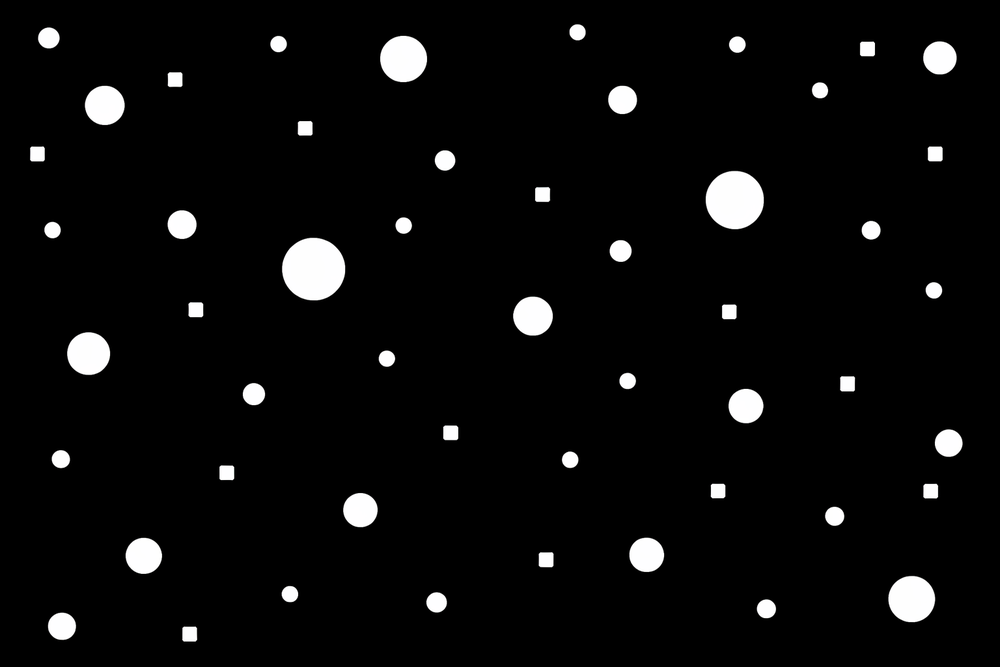
#> input picture img/Conexos.png, 1000 x 667 px, shrunk from 1536 x 1024 before the run; its folder holds only this picture in this run
$ python mostrar_todas_operaciones.py
#> lines starting #> are read from the running program, lines starting #| are printed output that depends on the picture
"""
Programa para visualizar todas las operaciones morfológicas
aplicadas a todas las imágenes de la carpeta img/
"""

import cv2
import numpy as np
import matplotlib.pyplot as plt
import os
from pathlib import Path


def crear_kernel(size=5):
    """Crea un kernel rectangular"""
    if size % 2 == 0:
        size += 1
    return np.ones((size, size), np.uint8)


def aplicar_todas_operaciones(imagen, kernel_size=5):
    """Aplica todas las operaciones morfológicas a una imagen"""
    kernel = crear_kernel(kernel_size)
    kernel_pequeno = np.ones((3, 3), np.uint8)

    resultados = {}

    # Operaciones básicas
    resultados['Original'] = imagen
    resultados['Erosion'] = cv2.erode(imagen, kernel)
    resultados['Dilatacion'] = cv2.dilate(imagen, kernel)
    resultados['Apertura'] = cv2.morphologyEx(imagen, cv2.MORPH_OPEN, kernel)
    resultados['Cierre'] = cv2.morphologyEx(imagen, cv2.MORPH_CLOSE, kernel)

    # Frontera
    erosion = cv2.erode(imagen, kernel)
    resultados['Frontera'] = cv2.subtract(imagen, erosion)

    # Adelgazamiento
    resultado = imagen.copy()
    erosion = cv2.erode(resultado, kernel_pequeno)
    temp = cv2.dilate(erosion, kernel_pequeno)
    temp = cv2.subtract(resultado, temp)
    resultados['Adelgazamiento'] = erosion

    # Hit-or-Miss
    hit = cv2.erode(imagen, kernel_pequeno)
    miss = cv2.erode(cv2.bitwise_not(imagen), kernel_pequeno)
    resultados['Hit-or-Miss'] = cv2.bitwise_and(hit, miss)

    # Esqueleto
    skeleton = np.zeros(imagen.shape, np.uint8)
    temp = imagen.copy()
    max_iteraciones = 100  # Límite de iteraciones para evitar bucles infinitos
    iteracion = 0

    while iteracion < max_iteraciones:
        eroded = cv2.erode(temp, kernel_pequeno)
        opened = cv2.morphologyEx(eroded, cv2.MORPH_OPEN, kernel_pequeno)
        subset = cv2.subtract(eroded, opened)
        skeleton = cv2.bitwise_or(skeleton, subset)
        temp = eroded.copy()

        if cv2.countNonZero(temp) == 0:
            break
        iteracion += 1

    resultados['Esqueleto'] = skeleton

    # Gradientes
    dilatacion = cv2.dilate(imagen, kernel)
    erosion = cv2.erode(imagen, kernel)
    resultados['Grad. Simetrico'] = cv2.subtract(dilatacion, erosion)
    resultados['Grad. Externo'] = cv2.subtract(dilatacion, imagen)
    resultados['Grad. Interno'] = cv2.subtract(imagen, erosion)

    # Top Hat y Black Hat
    resultados['Top Hat'] = cv2.morphologyEx(imagen, cv2.MORPH_TOPHAT, kernel)
    resultados['Black Hat'] = cv2.morphologyEx(imagen, cv2.MORPH_BLACKHAT, kernel)

    # Filtro combinado
    apertura = cv2.morphologyEx(imagen, cv2.MORPH_OPEN, kernel)
    resultados['Filtro Combinado'] = cv2.morphologyEx(apertura, cv2.MORPH_CLOSE, kernel)

    return resultados


def visualizar_imagen_completa(ruta_imagen, kernel_size=5):
    """Visualiza una imagen con todas sus operaciones morfológicas"""
    try:
        # Cargar imagen
        imagen = cv2.imread(ruta_imagen, cv2.IMREAD_GRAYSCALE)

        if imagen is None:
            print(f"Error al cargar: {ruta_imagen}")
            return None

        # Detectar tipo de imagen
        valores_unicos = np.unique(imagen)
        tipo = "BINARIA" if len(valores_unicos) <= 2 else "GRISES"

        # Aplicar operaciones
        resultados = aplicar_todas_operaciones(imagen, kernel_size)

        # Crear figura con subplots
        num_ops = len(resultados)
        cols = 4
        rows = (num_ops + cols - 1) // cols

        fig, axes = plt.subplots(rows, cols, figsize=(16, rows * 3.5))
        fig.suptitle(f'{os.path.basename(ruta_imagen)} - [{tipo}] - Kernel: {kernel_size}x{kernel_size}',
                     fontsize=16, fontweight='bold')

        # Aplanar el array de axes para iterar fácilmente
        axes_flat = axes.flatten() if rows > 1 else axes

        # Mostrar cada operación
        for idx, (nombre, resultado) in enumerate(resultados.items()):
            ax = axes_flat[idx]
            ax.imshow(resultado, cmap='gray', vmin=0, vmax=255)

            # Color según el tipo de operación
            if nombre == 'Original':
                color = 'black'
                weight = 'bold'
            elif 'Grad' in nombre:
                color = 'red'
                weight = 'normal'
            elif nombre in ['Top Hat', 'Black Hat']:
                color = 'purple'
                weight = 'normal'
            else:
                color = 'blue'
                weight = 'normal'

            ax.set_title(nombre, fontsize=10, fontweight=weight, color=color)
            ax.axis('off')

        # Ocultar axes sobrantes
        for idx in range(num_ops, len(axes_flat)):
            axes_flat[idx].axis('off')

        plt.tight_layout()
        return fig

    except Exception as e:
        print(f"ERROR al procesar {ruta_imagen}: {str(e)}")
        import traceback
        traceback.print_exc()
        return None


def procesar_todas_imagenes(carpeta='img', kernel_size=5, guardar=False):
    """Procesa todas las imágenes de una carpeta"""
    # Buscar todas las imágenes
    extensiones = ['*.png', '*.jpg', '*.jpeg', '*.bmp', '*.tiff']
    imagenes = []

    if not os.path.exists(carpeta):
        print(f"Error: La carpeta '{carpeta}' no existe")
        return

    for ext in extensiones:
        imagenes.extend(Path(carpeta).glob(ext))

    if not imagenes:
        print(f"No se encontraron imágenes en '{carpeta}'")
        return

    print(f"\n{'='*70}")
    print(f"PROCESANDO {len(imagenes)} IMAGENES DE LA CARPETA '{carpeta}'")
    print(f"Tamaño del kernel: {kernel_size}x{kernel_size}")
    print(f"{'='*70}\n")

    # Procesar cada imagen
    for idx, ruta_imagen in enumerate(sorted(imagenes), 1):
        print(f"\n[{idx}/{len(imagenes)}] Procesando: {ruta_imagen.name}")

        try:
            fig = visualizar_imagen_completa(str(ruta_imagen), kernel_size)

            if fig is None:
                print(f"    -> ERROR: No se pudo procesar la imagen, continuando...")
                continue

            if guardar:
                # Guardar la figura
                output_dir = 'resultados'
                os.makedirs(output_dir, exist_ok=True)
                nombre_salida = f"{output_dir}/{ruta_imagen.stem}_todas_operaciones.png"
                fig.savefig(nombre_salida, dpi=150, bbox_inches='tight')
                print(f"    -> Guardado en: {nombre_salida}")

            # Mostrar la figura y esperar a que se cierre
            print(f"    -> Mostrando figura... (cierre la ventana para continuar)")
            plt.show()  # Esto bloquea hasta que se cierre la ventana
            plt.close(fig)  # Asegurar que se cierra

        except KeyboardInterrupt:
            print("\n\n*** Programa interrumpido por el usuario ***")
            plt.close('all')
            break
        except Exception as e:
            print(f"    -> ERROR inesperado: {str(e)}")
            import traceback
            traceback.print_exc()
            plt.close('all')
            continue

    print(f"\n{'='*70}")
    print("PROCESAMIENTO COMPLETADO")
    print(f"{'='*70}\n")


def main():
    """Función principal"""
    import sys

    # Configuración
    carpeta = 'img'
    kernel_size = 5
    guardar = False

    # Procesar argumentos de línea de comandos (opcional)
    if len(sys.argv) > 1:
        carpeta = sys.argv[1]
    if len(sys.argv) > 2:
        kernel_size = int(sys.argv[2])
    if len(sys.argv) > 3:
        guardar = sys.argv[3].lower() in ['true', '1', 'si', 'yes']

    print("\n" + "="*70)
    print("VISUALIZADOR DE OPERACIONES MORFOLOGICAS")
    print("="*70)
    print(f"\nCarpeta: {carpeta}")
    print(f"Tamaño del kernel: {kernel_size}x{kernel_size}")
    print(f"Guardar resultados: {'Si' if guardar else 'No'}")

    # Procesar todas las imágenes
    procesar_todas_imagenes(carpeta, kernel_size, guardar)
#> in visualizar_imagen_completa, `valores_unicos = np.unique(imagen)`: valores_unicos = 256 values from 0 to 255
#> in visualizar_imagen_completa, `tipo = "BINARIA" if len(valores_unicos) <= 2 else "GRISES"`: tipo = 'GRISES'
#> in aplicar_todas_operaciones, `erosion = cv2.erode(imagen, kernel)`:
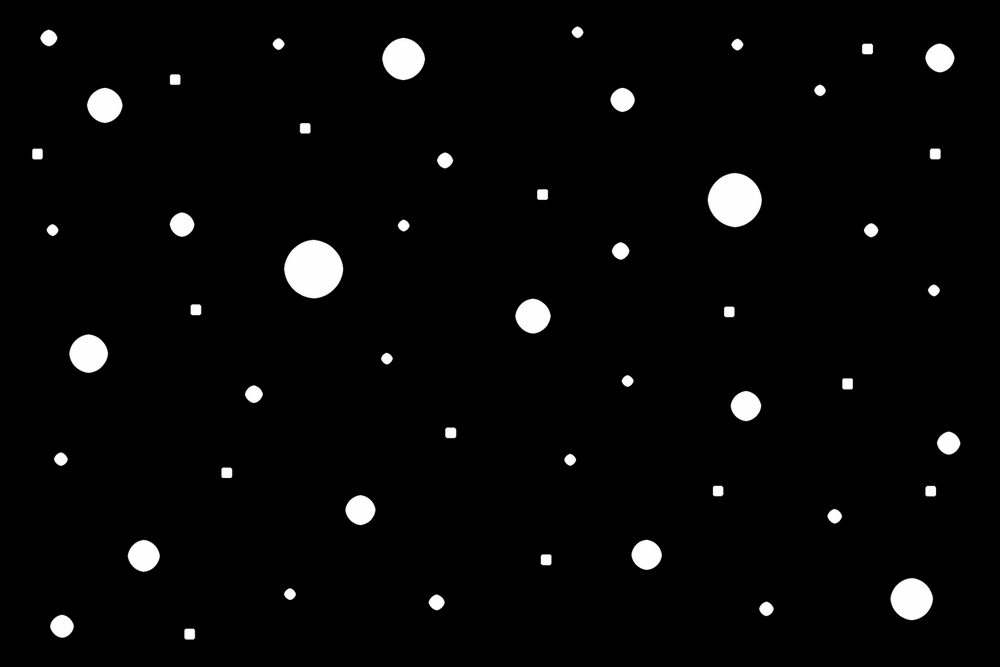
#> erosion: shape (667, 1000); min 0, max 254, mean 7.5
#> in aplicar_todas_operaciones, `temp = cv2.subtract(resultado, temp)`:
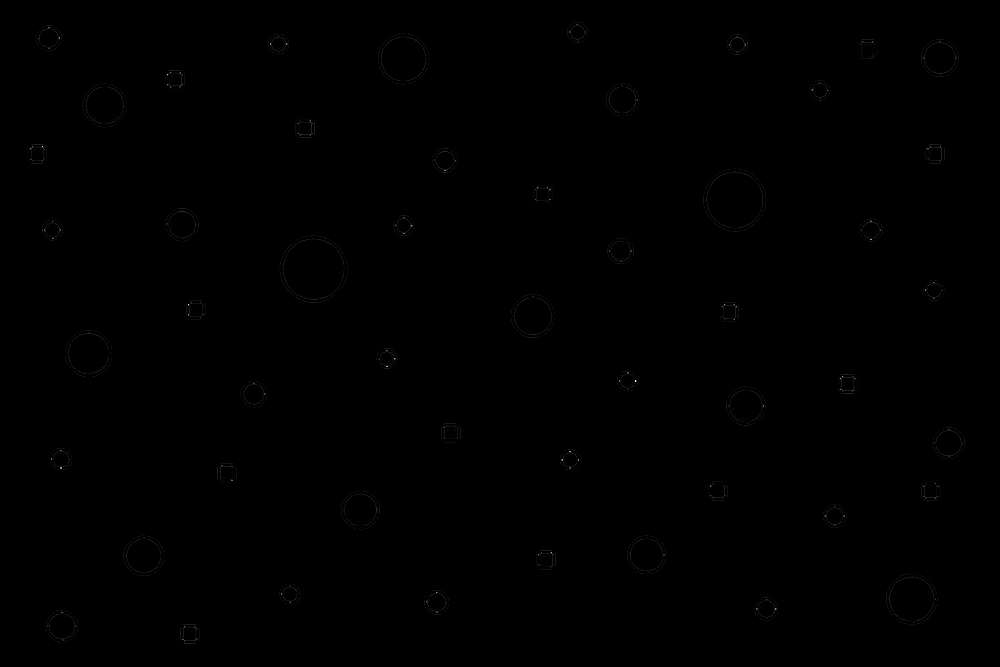
#> temp: shape (667, 1000); min 0, max 39, mean 0; drawn with min black and max white
#> in aplicar_todas_operaciones, `miss = cv2.erode(cv2.bitwise_not(imagen), kernel_pequeno)`:
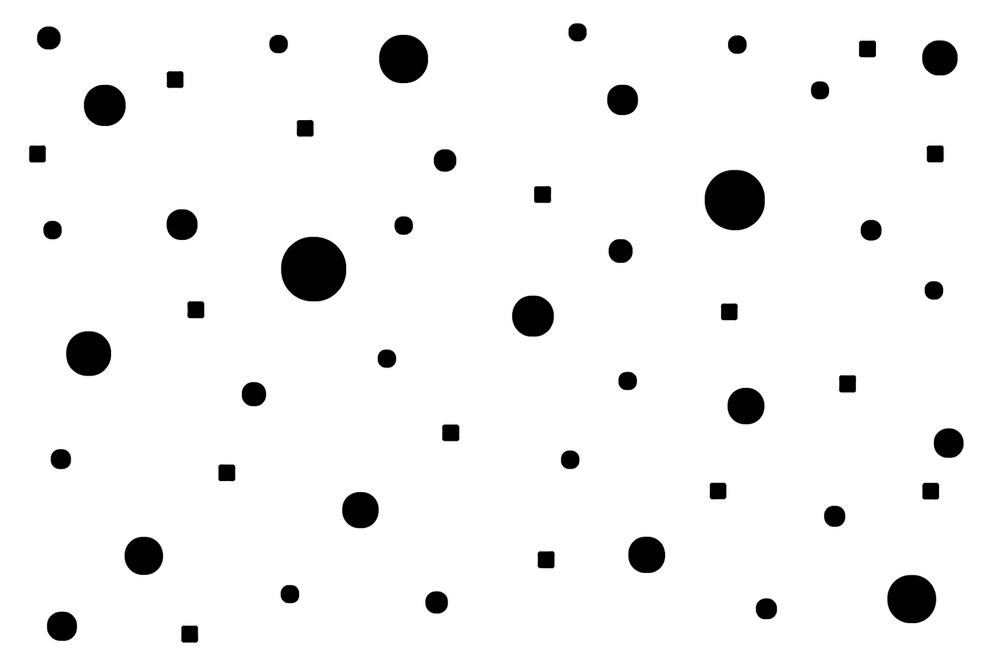
#> miss: shape (667, 1000); min 0, max 255, mean 242.1
#> after the loop in aplicar_todas_operaciones, `while iteracion < max_iteraciones:`: eroded: shape (667, 1000); every value is 0
#> after the loop in aplicar_todas_operaciones, `while iteracion < max_iteraciones:`: iteracion = 22
#> in aplicar_todas_operaciones, `dilatacion = cv2.dilate(imagen, kernel)`:
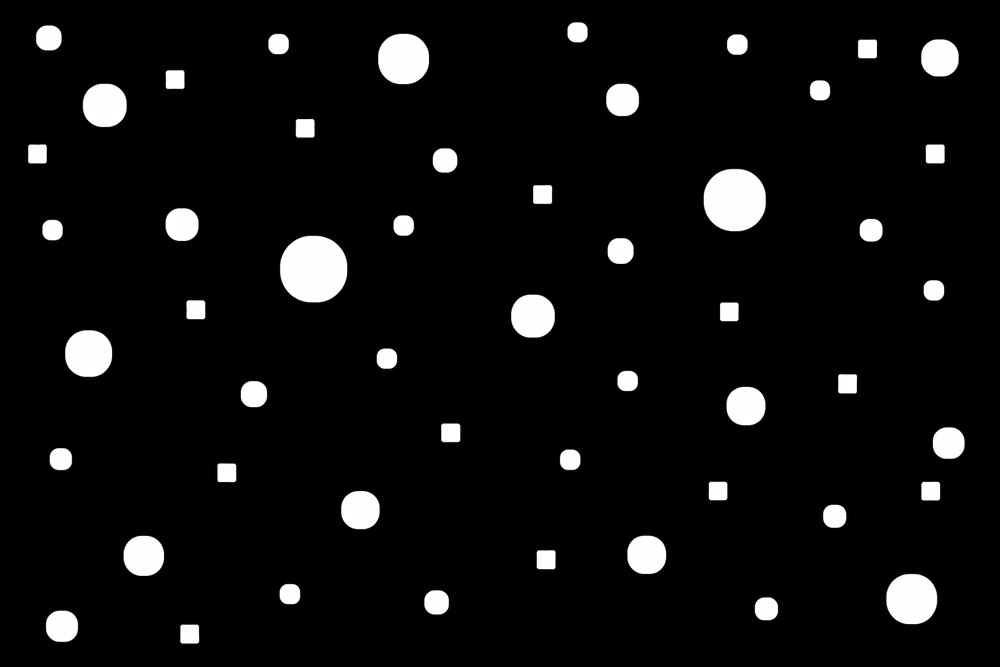
#> dilatacion: shape (667, 1000); min 0, max 255, mean 14.9
#> in visualizar_imagen_completa, `resultados = aplicar_todas_operaciones(imagen, kernel_size)`: resultados = 15 items
#> in visualizar_imagen_completa, `num_ops = len(resultados)`: num_ops = 15
#> in visualizar_imagen_completa, `rows = (num_ops + cols - 1) // cols`: rows = 4
#> the loop in visualizar_imagen_completa, `for idx, (nombre, resultado) in enumerate(resultados.items()):` made 15 passes
#> (nombre, color, weight) on passes 1 to 12: ('Original', 'black', 'bold'), ('Erosion', 'blue', 'normal'), ('Dilatacion', 'blue', 'normal'), ('Apertura', 'blue', 'normal'), ('Cierre', 'blue', 'normal'), ('Frontera', 'blue', 'normal'), ('Adelgazamiento', 'blue', 'normal'), ('Hit-or-Miss', 'blue', 'normal'), ('Esqueleto', 'blue', 'normal'), ('Grad. Simetrico', 'red', 'normal'), ('Grad. Externo', 'red', 'normal'), ('Grad. Interno', 'red', 'normal')
#> the loop in visualizar_imagen_completa, `for idx in range(num_ops, len(axes_flat)):` made 1 pass
#> idx on pass 1: 15
#> in procesar_todas_imagenes, `plt.show()`:
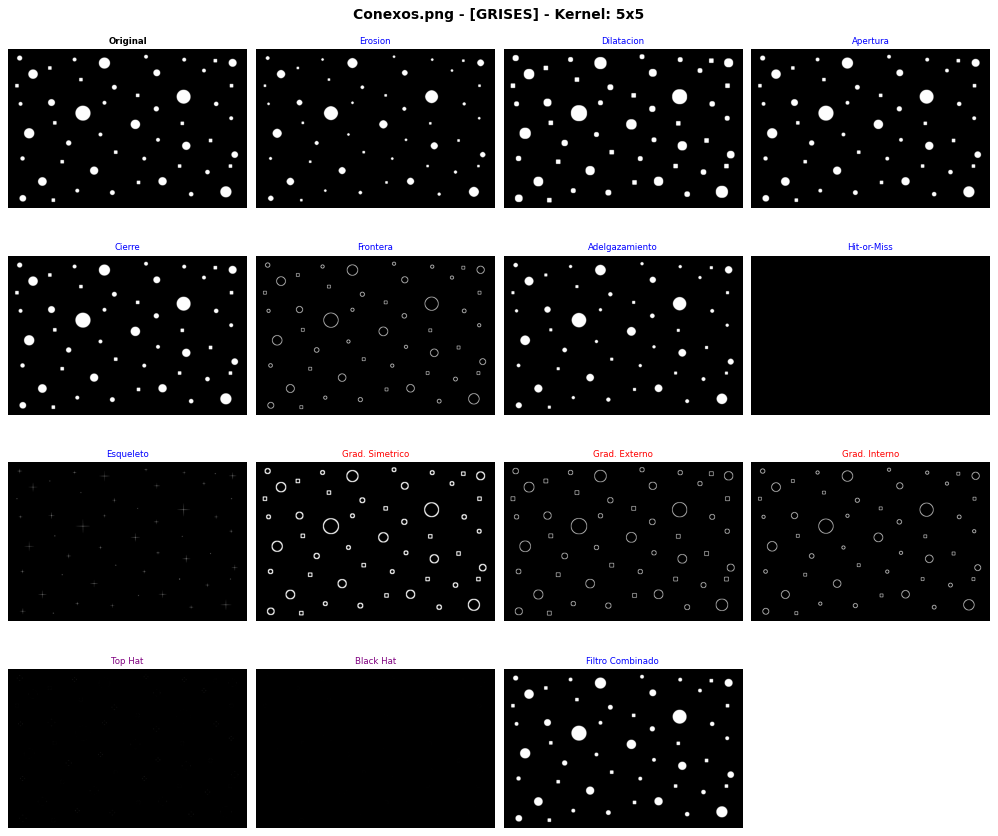
#> figure drawn by matplotlib, 15 panels


if __name__ == "__main__":
    main()
